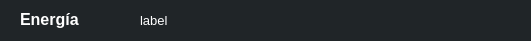
    <widget class="QFrame" name="frame_7">
     <property name="geometry">
      <rect>
       <x>10</x>
       <y>120</y>
       <width>531</width>
       <height>41</height>
      </rect>
     </property>
     <property name="styleSheet">
      <string notr="true">border-radius: 10px;
background-color: rgb(32, 37, 40);</string>
     </property>
     <property name="frameShape">
      <enum>QFrame::StyledPanel</enum>
     </property>
     <property name="frameShadow">
      <enum>QFrame::Raised</enum>
     </property>
     <widget class="QFrame" name="frame_8">
      <property name="geometry">
       <rect>
        <x>240</x>
        <y>70</y>
        <width>481</width>
        <height>71</height>
       </rect>
      </property>
      <property name="styleSheet">
       <string notr="true">border-radius: 10px;</string>
      </property>
      <property name="frameShape">
       <enum>QFrame::StyledPanel</enum>
      </property>
      <property name="frameShadow">
       <enum>QFrame::Raised</enum>
      </property>
     </widget>
     <widget class="QFrame" name="frame_9">
      <property name="geometry">
       <rect>
        <x>240</x>
        <y>40</y>
        <width>461</width>
        <height>61</height>
       </rect>
      </property>
      <property name="styleSheet">
       <string notr="true">border-radius: 10px;</string>
      </property>
      <property name="frameShape">
       <enum>QFrame::StyledPanel</enum>
      </property>
      <property name="frameShadow">
       <enum>QFrame::Raised</enum>
      </property>
      <widget class="QFrame" name="frame_10">
       <property name="geometry">
        <rect>
         <x>240</x>
         <y>70</y>
         <width>481</width>
         <height>71</height>
        </rect>
       </property>
       <property name="styleSheet">
        <string notr="true">border-radius: 10px;</string>
       </property>
       <property name="frameShape">
        <enum>QFrame::StyledPanel</enum>
       </property>
       <property name="frameShadow">
        <enum>QFrame::Raised</enum>
       </property>
      </widget>
     </widget>
     <widget class="QLabel" name="label_10">
      <property name="geometry">
       <rect>
        <x>20</x>
        <y>10</y>
        <width>62</width>
        <height>19</height>
       </rect>
      </property>
      <property name="font">
       <font>
        <family>Tahoma</family>
        <pointsize>12</pointsize>
        <weight>75</weight>
        <bold>true</bold>
       </font>
      </property>
      <property name="styleSheet">
       <string notr="true">color: rgb(255, 255, 255);
background-color: transparent;
</string>
      </property>
      <property name="text">
       <string>Energía</string>
      </property>
     </widget>
     <widget class="QLabel" name="energiaLabel">
      <property name="geometry">
       <rect>
        <x>140</x>
        <y>10</y>
        <width>381</width>
        <height>20</height>
       </rect>
      </property>
      <property name="font">
       <font>
        <family>Tahoma</family>
        <pointsize>10</pointsize>
        <weight>50</weight>
        <bold>false</bold>
       </font>
      </property>
      <property name="styleSheet">
       <string notr="true">color: rgb(255, 255, 255);
background-color: transparent;
</string>
      </property>
      <property name="text">
       <string>label</string>
      </property>
     </widget>
    </widget>
